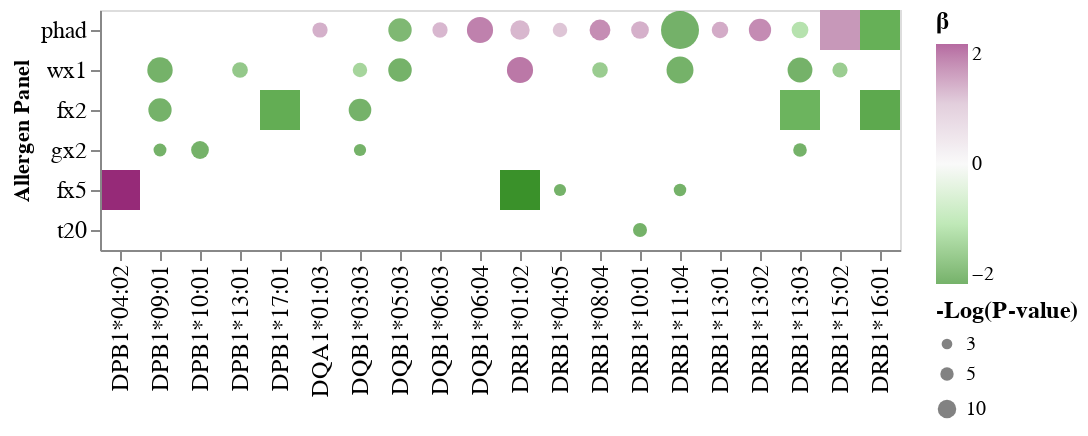

Source (notebook cell):
### Code cell
colScl = ('#3A912A','#A4DF99','#F7F7F7','#D6BACE','#962A78')
both = alt.Chart(aggCurated[aggCurated.Typing=="Both"]).mark_point(filled=True).encode(
    x=alt.X('allele',sort=list(gxM1.data2d.columns),axis=alt.Axis(labelFontSize=12,title='')),
    y=alt.Y('allergenP',sort=list(gxM1.data2d.index),axis=alt.Axis(labelFontSize=12,title="Allergen Panel")),
    color=alt.Color('coef',scale=alt.Scale(domain=[-2,-1,0,1,2],range=colScl,clamp=True)),
    size=alt.Size('nlog10_Pval',legend=alt.Legend(values=[3,5,10],title='-Log(P-value)',titleFontSize=12)),
    tooltip=['allele','coef']
)
anyOne = alt.Chart(aggCurated[aggCurated.Typing!="Both"]).mark_rect(filled=True,size=10).encode(
    x=alt.X('allele',sort=list(gxM1.data2d.columns)),
    y=alt.Y('allergenP',sort=list(gxM1.data2d.index)),
    color=alt.Color('coef',scale=alt.Scale(domain=[-2,-1,0,1,2],range=colScl,clamp=True),legend=alt.Legend(title='\u03b2',titleFontSize=12)),
    size=alt.Size('nlog10_Pval',legend=alt.Legend(values=[3,5,10])),
    tooltip=['allele','coef','Typing','nlog10_Pval']
)
model1_mono = anyOne+both
model1_mono

### Figure 1 — Vega-Lite specification as saved in the notebook (floating-point values rounded to 4 significant figures)
{"config": {"view": {"continuousWidth": 400, "continuousHeight": 300}}, "layer": [{"data": {"name": "data-e0af9fda47b2625f4ac916dead36d9a9"}, "mark": {"type": "rect", "filled": true, "size": 10}, "encoding": {"color": {"type": "quantitative", "field": "coef", "legend": {"title": "β", "titleFontSize": 12}, "scale": {"clamp": true, "domain": [-2, -1, 0, 1, 2], "range": ["#3A912A", "#A4DF99", "#F7F7F7", "#D6BACE", "#962A78"]}}, "size": {"type": "quantitative", "field": "nlog10_Pval", "legend": {"values": [3, 5, 10]}}, "tooltip": [{"type": "nominal", "field": "allele"}, {"type": "quantitative", "field": "coef"}, {"type": "nominal", "field": "Typing"}, {"type": "quantitative", "field": "nlog10_Pval"}], "x": {"type": "nominal", "field": "allele", "sort": ["DPB1*04:02", "DPB1*09:01", "DPB1*10:01", "DPB1*13:01", "DPB1*17:01", "DQA1*01:03", "DQB1*03:03", "DQB1*05:03", "DQB1*06:03", "DQB1*06:04", "DRB1*01:02", "DRB1*04:05", "DRB1*08:04", "DRB1*10:01", "DRB1*11:04", "DRB1*13:01", "DRB1*13:02", "DRB1*13:03", "DRB1*15:02", "DRB1*16:01"]}, "y": {"type": "nominal", "field": "allergenP", "sort": ["phad", "wx1", "fx2", "gx2", "fx5", "t20"]}}}, {"data": {"name": "data-de9e2a166927ba1a58544dac18e9a2e8"}, "mark": {"type": "point", "filled": true}, "encoding": {"color": {"type": "quantitative", "field": "coef", "scale": {"clamp": true, "domain": [-2, -1, 0, 1, 2], "range": ["#3A912A", "#A4DF99", "#F7F7F7", "#D6BACE", "#962A78"]}}, "size": {"type": "quantitative", "field": "nlog10_Pval", "legend": {"title": "-Log(P-value)", "titleFontSize": 12, "values": [3, 5, 10]}}, "tooltip": [{"type": "nominal", "field": "allele"}, {"type": "quantitative", "field": "coef"}], "x": {"type": "nominal", "axis": {"labelFontSize": 12, "title": ""}, "field": "allele", "sort": ["DPB1*04:02", "DPB1*09:01", "DPB1*10:01", "DPB1*13:01", "DPB1*17:01", "DQA1*01:03", "DQB1*03:03", "DQB1*05:03", "DQB1*06:03", "DQB1*06:04", "DRB1*01:02", "DRB1*04:05", "DRB1*08:04", "DRB1*10:01", "DRB1*11:04", "DRB1*13:01", "DRB1*13:02", "DRB1*13:03", "DRB1*15:02", "DRB1*16:01"]}, "y": {"type": "nominal", "axis": {"labelFontSize": 12, "title": "Allergen Panel"}, "field": "allergenP", "sort": ["phad", "wx1", "fx2", "gx2", "fx5", "t20"]}}}], "$schema": "https://vega.github.io/schema/vega-lite/v4.8.1.json", "datasets": {"data-e0af9fda47b2625f4ac916dead36d9a9": [{"coef": 2.522, "[0.025": 1.849, "0.975]": 3.193, "nlog10_Pval": 7.671, "allele": "DPB1*04:02", "allergenP": "fx5", "Typing": "HLA-PRG"}, {"coef": -1.63, "[0.025": -2.089, "0.975]": -1.171, "nlog10_Pval": 6.117, "allele": "DPB1*17:01", "allergenP": "fx2", "Typing": "HLA-HD"}, {"coef": -2.442, "[0.025": -3.217, "0.975]": -1.683, "nlog10_Pval": 4.025, "allele": "DRB1*01:02", "allergenP": "fx5", "Typing": "HLA-HD"}, {"coef": -1.543, "[0.025": -1.981, "0.975]": -1.101, "nlog10_Pval": 5.659, "allele": "DRB1*13:03", "allergenP": "fx2", "Typing": "HLA-HD"}, {"coef": 1.249, "[0.025": 0.908, "0.975]": 1.591, "nlog10_Pval": 6.644, "allele": "DRB1*15:02", "allergenP": "phad", "Typing": "HLA-PRG"}, {"coef": -1.689, "[0.025": -2.188, "0.975]": -1.189, "nlog10_Pval": 4.667, "allele": "DRB1*16:01", "allergenP": "fx2", "Typing": "HLA-HD"}, {"coef": -1.6, "[0.025": -1.988, "0.975]": -1.211, "nlog10_Pval": 9.55, "allele": "DRB1*16:01", "allergenP": "phad", "Typing": "HLA-HD"}], "data-de9e2a166927ba1a58544dac18e9a2e8": [{"coef": -2.98, "[0.025": -3.575, "0.975]": -2.383, "nlog10_Pval": 16.07, "allele": "DPB1*09:01", "allergenP": "fx2", "Typing": "Both"}, {"coef": -2.314, "[0.025": -2.993, "0.975]": -1.616, "nlog10_Pval": 4.618, "allele": "DPB1*09:01", "allergenP": "gx2", "Typing": "Both"}, {"coef": -2.595, "[0.025": -3.079, "0.975]": -2.112, "nlog10_Pval": 19.24, "allele": "DPB1*09:01", "allergenP": "wx1", "Typing": "Both"}, {"coef": -3.228, "[0.025": -4.011, "0.975]": -2.434, "nlog10_Pval": 9.172, "allele": "DPB1*10:01", "allergenP": "gx2", "Typing": "Both"}, {"coef": -1.591, "[0.025": -2.02, "0.975]": -1.16, "nlog10_Pval": 7.06, "allele": "DPB1*13:01", "allergenP": "wx1", "Typing": "Both"}, {"coef": 1.322, "[0.025": 0.9595, "0.975]": 1.685, "nlog10_Pval": 6.598, "allele": "DQA1*01:03", "allergenP": "phad", "Typing": "Both"}, {"coef": -4.483, "[0.025": -5.412, "0.975]": -3.547, "nlog10_Pval": 15.15, "allele": "DQB1*03:03", "allergenP": "fx2", "Typing": "Both"}, {"coef": -2.035, "[0.025": -2.663, "0.975]": -1.395, "nlog10_Pval": 4.084, "allele": "DQB1*03:03", "allergenP": "gx2", "Typing": "Both"}, {"coef": -1.353, "[0.025": -1.745, "0.975]": -0.975, "nlog10_Pval": 5.885, "allele": "DQB1*03:03", "allergenP": "wx1", "Typing": "Both"}, {"coef": -1.878, "[0.025": -2.252, "0.975]": -1.498, "nlog10_Pval": 16.24, "allele": "DQB1*05:03", "allergenP": "phad", "Typing": "Both"}, {"coef": -3.289, "[0.025": -3.955, "0.975]": -2.63, "nlog10_Pval": 16.4, "allele": "DQB1*05:03", "allergenP": "wx1", "Typing": "Both"}, {"coef": 1.241, "[0.025": 0.9065, "0.975]": 1.581, "nlog10_Pval": 6.628, "allele": "DQB1*06:03", "allergenP": "phad", "Typing": "Both"}, {"coef": 1.796, "[0.025": 1.466, "0.975]": 2.128, "nlog10_Pval": 20.43, "allele": "DQB1*06:04", "allergenP": "phad", "Typing": "Both"}, {"coef": 1.246, "[0.025": 0.9575, "0.975]": 1.538, "nlog10_Pval": 10.95, "allele": "DRB1*01:02", "allergenP": "phad", "Typing": "Both"}, {"coef": 1.887, "[0.025": 1.539, "0.975]": 2.234, "nlog10_Pval": 20.42, "allele": "DRB1*01:02", "allergenP": "wx1", "Typing": "Both"}, {"coef": -2.435, "[0.025": -3.189, "0.975]": -1.69, "nlog10_Pval": 4.027, "allele": "DRB1*04:05", "allergenP": "fx5", "Typing": "Both"}, {"coef": 1.103, "[0.025": 0.791, "0.975]": 1.415, "nlog10_Pval": 5.907, "allele": "DRB1*04:05", "allergenP": "phad", "Typing": "Both"}, {"coef": 1.68, "[0.025": 1.308, "0.975]": 2.052, "nlog10_Pval": 12.74, "allele": "DRB1*08:04", "allergenP": "phad", "Typing": "Both"}, {"coef": -1.508, "[0.025": -1.918, "0.975]": -1.101, "nlog10_Pval": 7.004, "allele": "DRB1*08:04", "allergenP": "wx1", "Typing": "Both"}, {"coef": 1.319, "[0.025": 0.9905, "0.975]": 1.653, "nlog10_Pval": 9.11, "allele": "DRB1*10:01", "allergenP": "phad", "Typing": "Both"}, {"coef": -5.08, "[0.025": -6.54, "0.975]": -3.62, "nlog10_Pval": 5.527, "allele": "DRB1*10:01", "allergenP": "t20", "Typing": "Both"}, {"coef": -2.656, "[0.025": -3.461, "0.975]": -1.84, "nlog10_Pval": 4.296, "allele": "DRB1*11:04", "allergenP": "fx5", "Typing": "Both"}, {"coef": -3.902, "[0.025": -4.412, "0.975]": -3.385, "nlog10_Pval": 43.59, "allele": "DRB1*11:04", "allergenP": "phad", "Typing": "Both"}, {"coef": -3.38, "[0.025": -3.983, "0.975]": -2.776, "nlog10_Pval": 21.66, "allele": "DRB1*11:04", "allergenP": "wx1", "Typing": "Both"}, {"coef": 1.368, "[0.025": 1.012, "0.975]": 1.723, "nlog10_Pval": 7.796, "allele": "DRB1*13:01", "allergenP": "phad", "Typing": "Both"}, {"coef": 1.694, "[0.025": 1.342, "0.975]": 2.048, "nlog10_Pval": 14.67, "allele": "DRB1*13:02", "allergenP": "phad", "Typing": "Both"}, {"coef": -2.84, "[0.025": -3.66, "0.975]": -2.044, "nlog10_Pval": 5.169, "allele": "DRB1*13:03", "allergenP": "gx2", "Typing": "Both"}, {"coef": -1.124, "[0.025": -1.408, "0.975]": -0.834, "nlog10_Pval": 8.057, "allele": "DRB1*13:03", "allergenP": "phad", "Typing": "Both"}, {"coef": -2.385, "[0.025": -2.832, "0.975]": -1.921, "nlog10_Pval": 18.33, "allele": "DRB1*13:03", "allergenP": "wx1", "Typing": "Both"}, {"coef": -1.5, "[0.025": -1.91, "0.975]": -1.086, "nlog10_Pval": 6.566, "allele": "DRB1*15:02", "allergenP": "wx1", "Typing": "Both"}]}}
